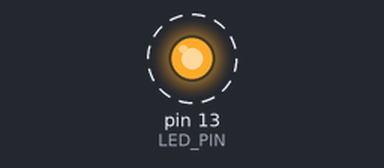
Simulated run of this sketch. Board: Arduino Uno, built with avr-gcc and run on an emulated ATmega328P. Shown: output pins drawn as LEDs (lit = HIGH). Dashed ring = blinking.

Above: at 3.2 s.
Timing chart, 0 to 6.5 s (numbered marks = the images above):
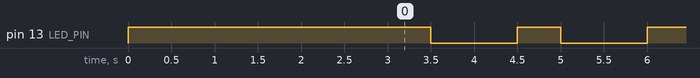

The sketch:

example.ino
```cpp
#define LED_PIN 13

void setup() {
  pinMode(LED_PIN, OUTPUT);
  digitalWrite(LED_PIN, HIGH);
  delay(3000);
}

void loop() {
  digitalWrite(LED_PIN, HIGH);
  delay(500);

  digitalWrite(LED_PIN, LOW);
  delay(1000);
}
```

Measured:
- by itself, pin 13 (LED_PIN): alternates HIGH for 0.50 s and LOW for 1.0 s
